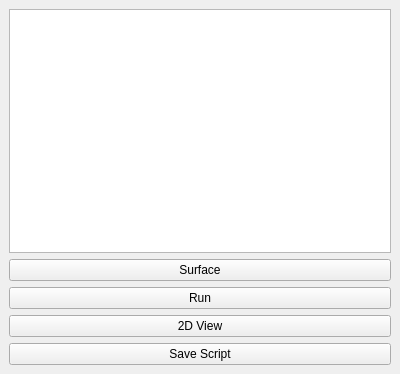
  <widget class="QDockWidget" name="dockScripts">
   <property name="minimumSize">
    <size>
     <width>400</width>
     <height>374</height>
    </size>
   </property>
   <property name="maximumSize">
    <size>
     <width>400</width>
     <height>524287</height>
    </size>
   </property>
   <property name="windowTitle">
    <string>Scripts</string>
   </property>
   <attribute name="dockWidgetArea">
    <number>4</number>
   </attribute>
   <widget class="QWidget" name="dockWidgetContents_7">
    <layout class="QVBoxLayout" name="verticalLayout_8" stretch="1,0,0,0,0">
     <property name="sizeConstraint">
      <enum>QLayout::SizeConstraint::SetDefaultConstraint</enum>
     </property>
     <item>
      <widget class="QPlainTextEdit" name="txtScriptEditor">
       <property name="sizePolicy">
        <sizepolicy hsizetype="Expanding" vsizetype="Expanding">
         <horstretch>0</horstretch>
         <verstretch>0</verstretch>
        </sizepolicy>
       </property>
       <property name="minimumSize">
        <size>
         <width>0</width>
         <height>0</height>
        </size>
       </property>
      </widget>
     </item>
     <item>
      <widget class="QPushButton" name="btnScriptMode">
       <property name="text">
        <string>Surface</string>
       </property>
      </widget>
     </item>
     <item>
      <widget class="QPushButton" name="btnRunCurrentScript">
       <property name="text">
        <string>Run</string>
       </property>
      </widget>
     </item>
     <item>
      <widget class="QPushButton" name="btnFlatPreview">
       <property name="text">
        <string>2D View</string>
       </property>
       <property name="checkable">
        <bool>true</bool>
       </property>
      </widget>
     </item>
     <item>
      <widget class="QPushButton" name="btnSaveScript">
       <property name="text">
        <string>Save Script</string>
       </property>
      </widget>
     </item>
    </layout>
   </widget>
  </widget>
